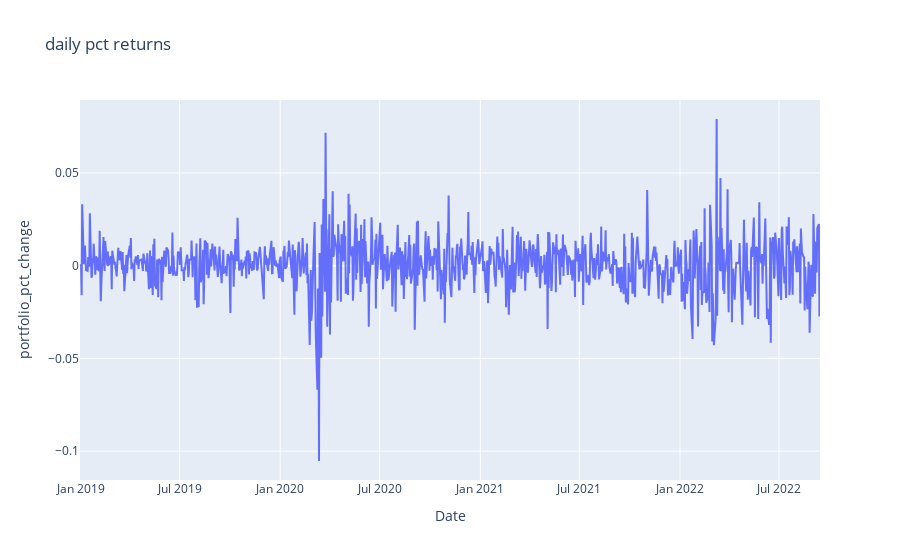

Notebook source saved alongside this figure:
### Code cell
# plot daily returns
fig = px.line(df_allocation, y="portfolio_pct_change", title='daily pct returns')
fig.show()

### Figure 1 — Plotly figure (JSON) as saved in the notebook; plotly's stock layout.template omitted (floating-point values rounded to 4 significant figures; data arrays with more than 128 entries replaced by an {"elided": "..."} marker saying what was removed)
{"data": [{"hovertemplate": "Date=%{x}<br>portfolio_pct_change=%{y}<extra></extra>", "legendgroup": "", "line": {"color": "#636efa", "dash": "solid"}, "mode": "lines", "name": "", "orientation": "v", "showlegend": false, "type": "scatter", "x": {"elided": "960 str values"}, "xaxis": "x", "y": {"elided": "960 float values"}, "yaxis": "y"}], "layout": {"legend": {"tracegroupgap": 0}, "title": {"text": "daily pct returns"}, "xaxis": {"anchor": "y", "domain": [0, 1], "title": {"text": "Date"}}, "yaxis": {"anchor": "x", "domain": [0, 1], "title": {"text": "portfolio_pct_change"}}}}
